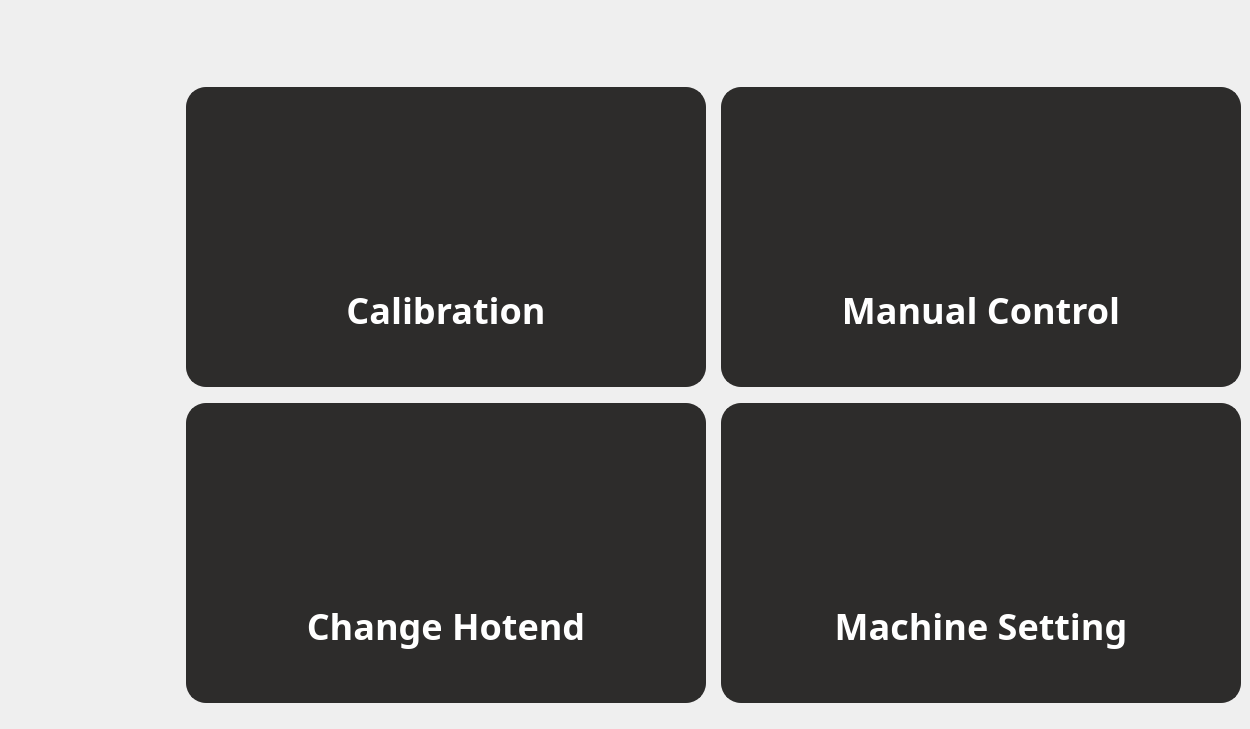
    <widget class="QWidget" name="page_Tools">
     <widget class="QPushButton" name="pushButton_170">
      <property name="geometry">
       <rect>
        <x>0</x>
        <y>0</y>
        <width>160</width>
        <height>180</height>
       </rect>
      </property>
      <property name="styleSheet">
       <string notr="true">outline:none;border:none;image: url(:/image/PrintInactive.png);</string>
      </property>
      <property name="text">
       <string/>
      </property>
     </widget>
     <widget class="QPushButton" name="pushButton_171">
      <property name="geometry">
       <rect>
        <x>0</x>
        <y>360</y>
        <width>160</width>
        <height>180</height>
       </rect>
      </property>
      <property name="styleSheet">
       <string notr="true">outline:none;border:none;image: url(:/image/ToolsActive(2).png);</string>
      </property>
      <property name="text">
       <string/>
      </property>
     </widget>
     <widget class="QPushButton" name="pushButton_172">
      <property name="geometry">
       <rect>
        <x>0</x>
        <y>180</y>
        <width>160</width>
        <height>180</height>
       </rect>
      </property>
      <property name="styleSheet">
       <string notr="true">outline:none;border:none;image: url(:/image/FilamentInactive.png);</string>
      </property>
      <property name="text">
       <string/>
      </property>
     </widget>
     <widget class="QPushButton" name="pushButton_173">
      <property name="geometry">
       <rect>
        <x>0</x>
        <y>540</y>
        <width>160</width>
        <height>180</height>
       </rect>
      </property>
      <property name="styleSheet">
       <string notr="true">outline:none;border:none;image: url(:/image/AboutInactive.png);</string>
      </property>
      <property name="text">
       <string/>
      </property>
     </widget>
     <widget class="QPushButton" name="pushButton_174">
      <property name="geometry">
       <rect>
        <x>186</x>
        <y>87</y>
        <width>520</width>
        <height>300</height>
       </rect>
      </property>
      <property name="font">
       <font>
        <family>Barlow</family>
        <pointsize>-1</pointsize>
        <weight>75</weight>
        <bold>true</bold>
       </font>
      </property>
      <property name="styleSheet">
       <string notr="true">color: rgba(16, 16, 16, 255);
background-color: rgb(45, 44, 43);
image: url(:/image/calibrationIcon.png);
border: 2px solid rgba(45, 44, 43, 255);
border-radius: 20px;
outline:none;
image-position:top;
padding-top:67px;
color: rgb(255, 255, 255);
text-align: bottom;
padding-bottom: 50px;
font-size:36px;
font-weight: bold;

font-family:Barlow;
</string>
      </property>
      <property name="text">
       <string>Calibration</string>
      </property>
     </widget>
     <widget class="QPushButton" name="pushButton_175">
      <property name="geometry">
       <rect>
        <x>721</x>
        <y>87</y>
        <width>520</width>
        <height>300</height>
       </rect>
      </property>
      <property name="font">
       <font>
        <family>Barlow</family>
        <pointsize>-1</pointsize>
        <weight>75</weight>
        <bold>true</bold>
       </font>
      </property>
      <property name="styleSheet">
       <string notr="true">color: rgba(16, 16, 16, 255);
background-color: rgb(45, 44, 43);
border: 2px solid rgba(45, 44, 43, 255);
border-radius: 20px;
outline:none;
image: url(:/image/ManualIcon.png);
image-position:top;
padding-top:67px;
color: rgb(255, 255, 255);
text-align: bottom;
padding-bottom: 50px;
font-size:36px;
font-weight: bold;
font-family:Barlow;


</string>
      </property>
      <property name="text">
       <string>Manual Control</string>
      </property>
     </widget>
     <widget class="QPushButton" name="pushButton_176">
      <property name="geometry">
       <rect>
        <x>186</x>
        <y>403</y>
        <width>520</width>
        <height>300</height>
       </rect>
      </property>
      <property name="font">
       <font>
        <family>Barlow</family>
        <pointsize>-1</pointsize>
        <weight>75</weight>
        <bold>true</bold>
       </font>
      </property>
      <property name="styleSheet">
       <string notr="true">color: rgba(16, 16, 16, 255);
image: url(:/image/ChangeHotendIcon.png);
background-color: rgb(45, 44, 43);
border: 2px solid rgba(45, 44, 43, 255);
border-radius: 20px;
outline:none;
image-position:top;
padding-top:67px;
color: rgb(255, 255, 255);
text-align: bottom;
padding-bottom: 50px;
font-size:36px;
font-weight: bold;
font-family:Barlow;</string>
      </property>
      <property name="text">
       <string>Change Hotend</string>
      </property>
     </widget>
     <widget class="QPushButton" name="pushButton_177">
      <property name="geometry">
       <rect>
        <x>721</x>
        <y>403</y>
        <width>520</width>
        <height>300</height>
       </rect>
      </property>
      <property name="font">
       <font>
        <family>Barlow</family>
        <pointsize>-1</pointsize>
        <weight>75</weight>
        <bold>true</bold>
       </font>
      </property>
      <property name="styleSheet">
       <string notr="true">color: rgba(16, 16, 16, 255);
background-color: rgb(45, 44, 43);
border: 2px solid rgba(45, 44, 43, 255);
border-radius: 20px;
outline:none;
image-position:top;
padding-top:67px;
color: rgb(255, 255, 255);
text-align: bottom;
padding-bottom: 50px;
image: url(:/image/SettingIcon.png);
font-size:36px;
font-weight: bold;
font-family:Barlow;</string>
      </property>
      <property name="text">
       <string>Machine Setting</string>
      </property>
     </widget>
     <zorder>pushButton_170</zorder>
     <zorder>pushButton_171</zorder>
     <zorder>pushButton_172</zorder>
     <zorder>pushButton_173</zorder>
     <zorder>pushButton_174</zorder>
     <zorder>pushButton_175</zorder>
     <zorder>pushButton_177</zorder>
     <zorder>pushButton_176</zorder>
    </widget>
